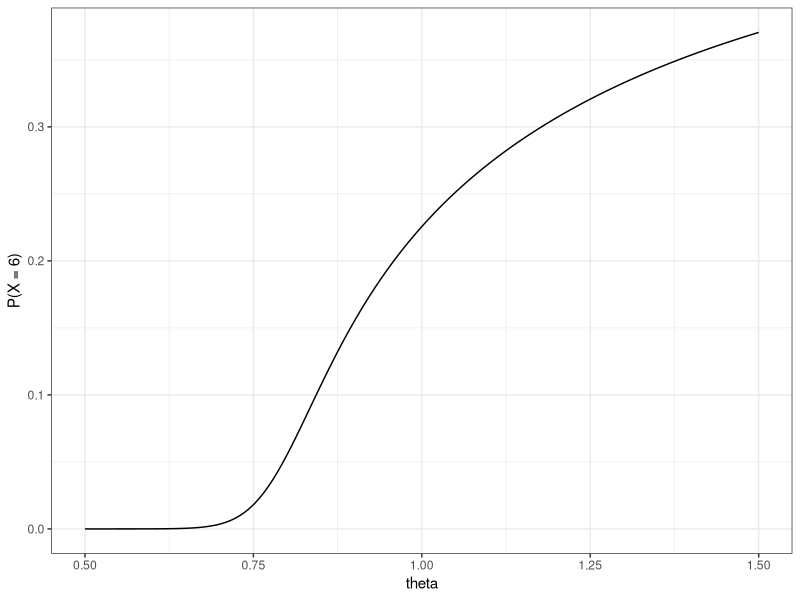
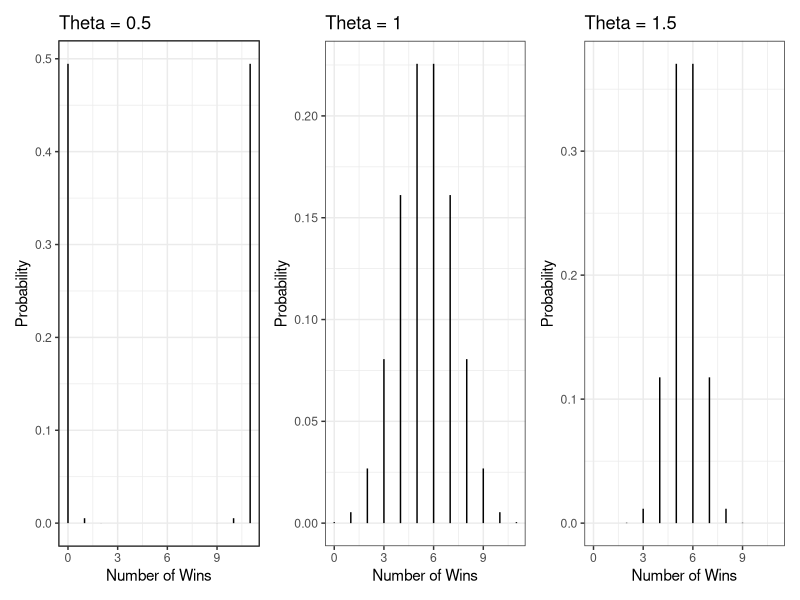

The R source for these figures, in order:
## ---- chunk 1
#| echo: false

default_chunk_hook  <- knitr::knit_hooks$get("chunk")

latex_font_size <- c("Huge", "huge", "LARGE", "Large", 
                     "large", "normalsize", "small", 
                     "footnotesize", "scriptsize", "tiny")

knitr::knit_hooks$set(chunk = function(x, options) {
  x <- default_chunk_hook(x, options)
  if(options$size %in% latex_font_size) {
    paste0("\n \\", options$size, "\n\n", 
      x, 
      "\n\n \\normalsize"
    )
  } else {
    x
  }
})
## ---- chunk 2
#| label: load-packages
#| include: false
library(tidyverse)
library(patchwork)
## ---- chunk 3
daltbinom <- function(x, size, prob, theta){
  normalizing.constant <- 0
  for(j in 0:size){
    normalizing.constant <- normalizing.constant + 
      choose(size, j) * prob^j * (1-prob)^(size-j) * theta^(j*(size-j))
  }
  # Probability Mass at x=x
  (1/normalizing.constant) *
    choose(size, x) * prob^x * (1-prob)^(size-x) * theta^(x*(size-x)) *
      (x>=0)*(x<=size)
}
## ---- chunk 4
daltbbinom.single <- function(x, size, alpha, beta, theta){
    integrand <- function(p) {
    sapply(p, # integrate will pass in a vector, so we use sapply to apply the following
           function(p_val){
             # f(x|p) * f(p|alpha, beta)
             daltbinom(x, size, p_val, theta) * dbeta(p_val, alpha, beta)
           }
    )
  }
  # Probability Mass at x=x
  # integrate(integrand, lower = 0, upper = 1)$value * (x>=0)*(x<=size)
  # I shrink the bounds below to avoid log(0)=-infinty
  # I use try() to catch when there is an error and avoid crashing
  res <- try(integrate(integrand, lower = 1e-7, upper = 1 - 1e-7)$value * 
                  (x>=0)*(x<=size), 
             silent = TRUE)
  # If there is an error, return a near-zero probability
  if(inherits(res, "try-error")) return(0.1^6)
  
  res
}
# Write a function that works on a vector
daltbbinom <- function(x, size, alpha, beta, theta){
  sapply(X=x, FUN=daltbbinom.single, size=size, alpha=alpha, beta=beta, theta=theta)
}
## ---- chunk 5
#| size: scriptsize
library(tidyverse) 

# created sequence of thetas
thetas <- seq(from = 0.5, to = 1.5, by = 0.001)

# created probabilities using daltbinom function from 1.1
probabilities <- sapply(thetas, function(theta){
  daltbinom(x = 6, size = 11, prob = 0.50, theta = theta)
})

# created dataframe consisting of my thetas and probabilities
dataframe = data.frame(new_theta = thetas, prob = probabilities)

# created plot
ggplot(dataframe) +
  geom_line(aes(x = new_theta, y = prob)) +
  xlab("theta") +
  ylab("P(X = 6)") +
  theme_bw()
## ---- chunk 6
#| size: scriptsize
library(tidyverse) 
library(patchwork)

# created a function for making my plots
plot_function <- function(theta) {
  x_values <- 0:11


# created probabilities using daltbinom function from 1.1
  probabilities <- sapply(x_values, function(x){
    daltbinom(x = x, size = 11, prob = 0.50, theta = theta)
  })

# created dataframe consisting of my thetas and probabilities
  dataframe = data.frame(x = x_values, prob = probabilities)

# created plot
  ggplot(dataframe) +
    geom_linerange(aes(x = x, ymin = 0, ymax = prob)) +
    labs(title = paste("Theta =", theta),
    x = "Number of Wins",
    y = "Probability") +
    theme_bw()
}

# used patchwork to plot the three plots next to each other
plot_function(0.5) | plot_function(1) | plot_function(1.5)
